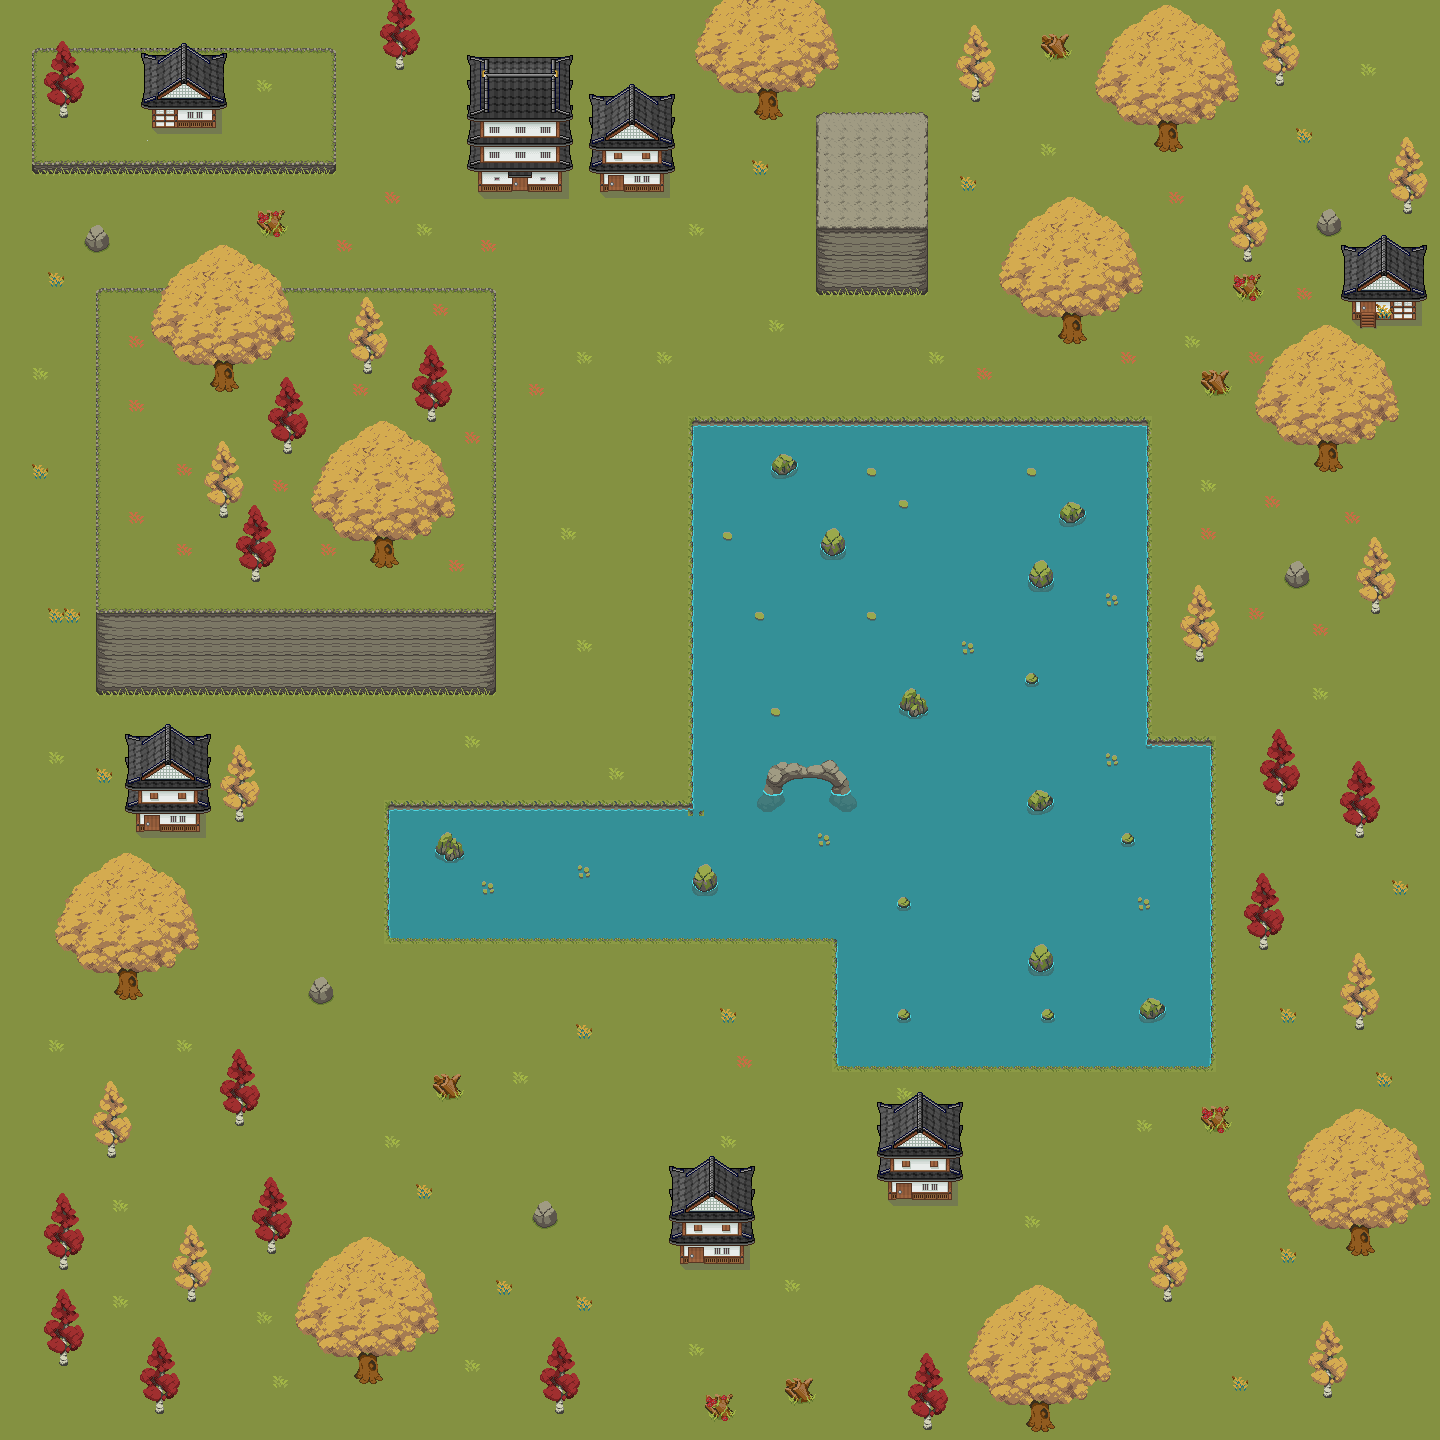

A 2D game scene composited from a Tiled map and its tileset images. What follows is a short description and the map's XML, with each tile layer's data collapsed to a summary:
An orthogonal 90x90 tile map with 16x16 px tiles, 6 tile layers (Capa de patrones 1, casas, Capa de patrones 3, trees, ...), 6 tilesets and 143 objects.

<map version="1.10" tiledversion="1.10.2" orientation="orthogonal" renderorder="right-down" width="90" height="90" tilewidth="16" tileheight="16" infinite="0" nextlayerid="8" nextobjectid="150">
 <tileset firstgid="1" source="Forest Cliff.tsx" />
 <tileset firstgid="193" source="japanese1_sprites.tsx" />
 <tileset firstgid="643" source="Water Tileset.tsx" />
 <tileset firstgid="753" source="Trees.tsx" />
 <tileset firstgid="1545" source="Forest Props.tsx" />
 <tileset firstgid="2655" source="tiles.tsx" />
 <layer id="1" name="Capa de patrones 1" width="90" height="90">
  <data>[8100 cells, 8100 non-empty, 2 distinct tile ids]</data>
 </layer>
 <layer id="2" name="casas" width="90" height="90">
  <data>[8100 cells, 476 non-empty, 185 distinct tile ids]</data>
 </layer>
 <layer id="3" name="Capa de patrones 3" width="90" height="90">
  <data>[8100 cells, 1661 non-empty, 91 distinct tile ids]</data>
 </layer>
 <layer id="4" name="trees" width="90" height="90">
  <data>[8100 cells, 1364 non-empty, 148 distinct tile ids]</data>
 </layer>
 <layer id="5" name="trees_02" width="90" height="90">
  <data>[8100 cells, 308 non-empty, 24 distinct tile ids]</data>
 </layer>
 <layer id="6" name="trees_02" width="90" height="90">
  <data>[8100 cells, 217 non-empty, 58 distinct tile ids]</data>
 </layer>
 <objectgroup id="7" name="colisiones">
  <object id="1" x="98.6667" y="660" width="396" height="18.6667">
   <properties>
    <property name="name" value="Solid" />
   </properties>
  </object>
  </objectgroup>
</map>
<!-- 142 of 143 objects omitted -->
